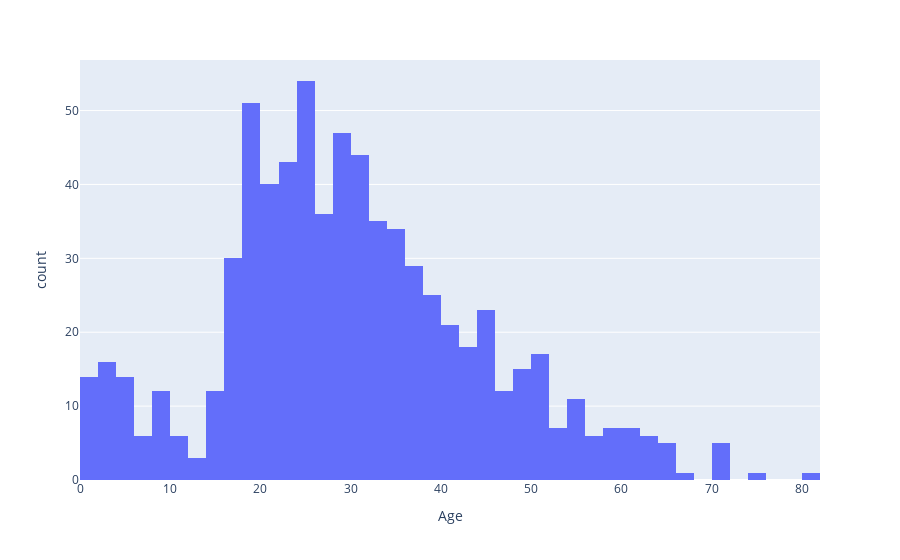

Notebook code cell kept with this figure:
### Markdown cell above
### 1. Show the age distribution using a histogram

### Code cell
px.histogram(data_frame=df,x='Age')

### Figure 1 — Plotly figure (JSON) as saved in the notebook; plotly's stock layout.template omitted (floating-point values rounded to 4 significant figures; data arrays with more than 128 entries replaced by an {"elided": "..."} marker saying what was removed)
{"data": [{"alignmentgroup": "True", "bingroup": "x", "hovertemplate": "Age=%{x}<br>count=%{y}<extra></extra>", "legendgroup": "", "marker": {"color": "#636efa", "pattern": {"shape": ""}}, "name": "", "offsetgroup": "", "orientation": "v", "showlegend": false, "type": "histogram", "x": {"elided": "891 float values"}, "xaxis": "x", "yaxis": "y"}], "layout": {"barmode": "relative", "legend": {"tracegroupgap": 0}, "margin": {"t": 60}, "xaxis": {"anchor": "y", "domain": [0, 1], "title": {"text": "Age"}}, "yaxis": {"anchor": "x", "domain": [0, 1], "title": {"text": "count"}}}}
